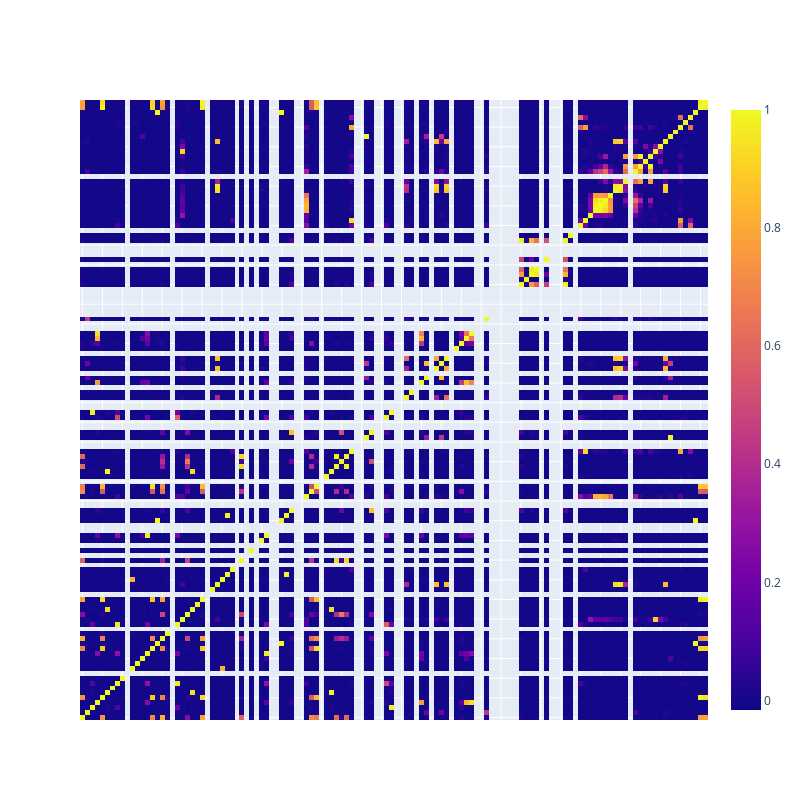

Notebook code cell kept with this figure:
### Code cell
corr_arup = quant_arup.corr()
fig = go.Figure()
fig.add_trace(
    go.Heatmap(
        x=corr_arup.index,
        y=corr_arup.columns,
        z=corr_arup.values
    )
)
fig.update_xaxes(showticklabels=False)
fig.update_yaxes(showticklabels=False)
fig.update_layout(height=800, width=800)

### Figure 1 — Plotly figure (JSON) as saved in the notebook; plotly's stock layout.template omitted (floating-point values rounded to 4 significant figures; data arrays with more than 128 entries replaced by an {"elided": "..."} marker saying what was removed)
{"data": [{"type": "heatmap", "x": ["Escherichia coli", "Chlamydia trachomatis", "Pseudomonas aeruginosa", "Staphylococcus aureus", "Klebsiella pneumoniae", "Proteus mirabilis", "Neisseria gonorrhoeae", "Enterococcus faecalis", "Ureaplasma urealyticum", "Mycoplasma genitalium", "Haemophilus influenzae", "Mycoplasma hominis", "Staphylococcus saprophyticus", "Staphylococcus epidermidis", "Serratia marcescens", "Acinetobacter baumannii", "Enterobacter cloacae", "Streptococcus agalactiae", "Mycobacterium tuberculosis", "Enterococcus faecium", "Gardnerella vaginalis", "Citrobacter freundii", "Proteus vulgaris", "Bacteroides fragilis", "Klebsiella oxytoca", "Ureaplasma parvum", "Morganella morganii", "Corynebacterium urealyticum", "Haemophilus parainfluenzae", "Providencia stuartii", "Aerococcus urinae", "Moraxella catarrhalis", "Salmonella enterica", "Listeria monocytogenes", "Stenotrophomonas maltophilia", "Treponema pallidum", "Corynebacterium renale", "Staphylococcus haemolyticus", "Burkholderia cepacia", "Pasteurella multocida", "Acinetobacter calcoaceticus", "Providencia rettgeri", "Yersinia enterocolitica", "Campylobacter jejuni", "Haemophilus ducreyi", "Streptococcus anginosus", "Citrobacter koseri", "Enterobacter aerogenes", "Vibrio cholerae", "Aerococcus sanguinicola", "Proteus penneri", "Shigella flexneri", "Kluyvera ascorbata", "Shigella sonnei", "Actinobaculum schaalii", "Aerococcus viridans", "Chromobacterium violaceum", "Fusobacterium nucleatum", "Hafnia alvei", "Mycobacterium avium", "Aeromonas hydrophila", "Enterococcus gallinarum", "Pseudomonas putida", "Staphylococcus intermedius", "Chryseobacterium indologenes", "Corynebacterium riegelii", "Corynebacterium glucuronolyticum", "Fusobacterium necrophorum", "Staphylococcus lugdunensis", "Streptococcus intermedius", "Yersinia pseudotuberculosis", "Corynebacterium jeikeium", "Streptococcus constellatus", "Corynebacterium genitalium", "Mycobacterium kansasii", "Oligella urethralis", "Staphylococcus warneri", "Staphylococcus hominis", "Staphylococcus simulans", "Mycobacterium gordonae", "Mycobacterium xenopi", "Streptococcus pneumoniae", "Mycobacterium marinum", "Mycobacterium simiae", "Mycobacterium szulgai", "Mycobacterium chelonae", "Mycobacterium intracellulare", "Mycobacterium scrofulaceum", "Candida albicans", "Candida glabrata", "Candida tropicalis", "Candida parapsilosis", "Cryptococcus neoformans", "Pichia kudriavzevii", "Trichosporon asahii", "Aspergillus flavus", "Trichosporon beigelii", "Candida dubliniensis", "Clavispora lusitaniae", "Cyberlindnera fabianii", "Actinobaculum massiliense", "Actinotignum sanguinis", "Aerococcus christensenii", "Anaerococcus lactolyticus", "Anaerococcus vaginalis", "Atopobium vaginae", "Bifidobacterium breve", "Corynebacterium aurimucosum", "Corynebacterium coyleae", "Corynebacterium pseudogenitalium", "Dialister micraerophilus", "Finegoldia magna", "Lactobacillus acidophilus", "Lactobacillus crispatus", "Lactobacillus gasseri", "Lactobacillus iners", "Lactobacillus jensenii", "Mageeibacillus indolicus", "Prevotella bivia", "Prevotella timonensis", "Propionimicrobium lymphophilum", "Sneathia amnii", "Varibaculum anthropi", "Acinetobacter pittii", "Klebsiella quasipneumoniae", "Klebsiella variicola"], "y": ["Escherichia coli", "Chlamydia trachomatis", "Pseudomonas aeruginosa", "Staphylococcus aureus", "Klebsiella pneumoniae", "Proteus mirabilis", "Neisseria gonorrhoeae", "Enterococcus faecalis", "Ureaplasma urealyticum", "Mycoplasma genitalium", "Haemophilus influenzae", "Mycoplasma hominis", "Staphylococcus saprophyticus", "Staphylococcus epidermidis", "Serratia marcescens", "Acinetobacter baumannii", "Enterobacter cloacae", "Streptococcus agalactiae", "Mycobacterium tuberculosis", "Enterococcus faecium", "Gardnerella vaginalis", "Citrobacter freundii", "Proteus vulgaris", "Bacteroides fragilis", "Klebsiella oxytoca", "Ureaplasma parvum", "Morganella morganii", "Corynebacterium urealyticum", "Haemophilus parainfluenzae", "Providencia stuartii", "Aerococcus urinae", "Moraxella catarrhalis", "Salmonella enterica", "Listeria monocytogenes", "Stenotrophomonas maltophilia", "Treponema pallidum", "Corynebacterium renale", "Staphylococcus haemolyticus", "Burkholderia cepacia", "Pasteurella multocida", "Acinetobacter calcoaceticus", "Providencia rettgeri", "Yersinia enterocolitica", "Campylobacter jejuni", "Haemophilus ducreyi", "Streptococcus anginosus", "Citrobacter koseri", "Enterobacter aerogenes", "Vibrio cholerae", "Aerococcus sanguinicola", "Proteus penneri", "Shigella flexneri", "Kluyvera ascorbata", "Shigella sonnei", "Actinobaculum schaalii", "Aerococcus viridans", "Chromobacterium violaceum", "Fusobacterium nucleatum", "Hafnia alvei", "Mycobacterium avium", "Aeromonas hydrophila", "Enterococcus gallinarum", "Pseudomonas putida", "Staphylococcus intermedius", "Chryseobacterium indologenes", "Corynebacterium riegelii", "Corynebacterium glucuronolyticum", "Fusobacterium necrophorum", "Staphylococcus lugdunensis", "Streptococcus intermedius", "Yersinia pseudotuberculosis", "Corynebacterium jeikeium", "Streptococcus constellatus", "Corynebacterium genitalium", "Mycobacterium kansasii", "Oligella urethralis", "Staphylococcus warneri", "Staphylococcus hominis", "Staphylococcus simulans", "Mycobacterium gordonae", "Mycobacterium xenopi", "Streptococcus pneumoniae", "Mycobacterium marinum", "Mycobacterium simiae", "Mycobacterium szulgai", "Mycobacterium chelonae", "Mycobacterium intracellulare", "Mycobacterium scrofulaceum", "Candida albicans", "Candida glabrata", "Candida tropicalis", "Candida parapsilosis", "Cryptococcus neoformans", "Pichia kudriavzevii", "Trichosporon asahii", "Aspergillus flavus", "Trichosporon beigelii", "Candida dubliniensis", "Clavispora lusitaniae", "Cyberlindnera fabianii", "Actinobaculum massiliense", "Actinotignum sanguinis", "Aerococcus christensenii", "Anaerococcus lactolyticus", "Anaerococcus vaginalis", "Atopobium vaginae", "Bifidobacterium breve", "Corynebacterium aurimucosum", "Corynebacterium coyleae", "Corynebacterium pseudogenitalium", "Dialister micraerophilus", "Finegoldia magna", "Lactobacillus acidophilus", "Lactobacillus crispatus", "Lactobacillus gasseri", "Lactobacillus iners", "Lactobacillus jensenii", "Mageeibacillus indolicus", "Prevotella bivia", "Prevotella timonensis", "Propionimicrobium lymphophilum", "Sneathia amnii", "Varibaculum anthropi", "Acinetobacter pittii", "Klebsiella quasipneumoniae", "Klebsiella variicola"], "z": {"elided": "126x126 float values"}}], "layout": {"height": 800, "width": 800, "xaxis": {"autorange": true, "range": [-0.5, 125.5], "showticklabels": false, "type": "category"}, "yaxis": {"autorange": true, "range": [-0.5, 125.5], "showticklabels": false, "type": "category"}}}
